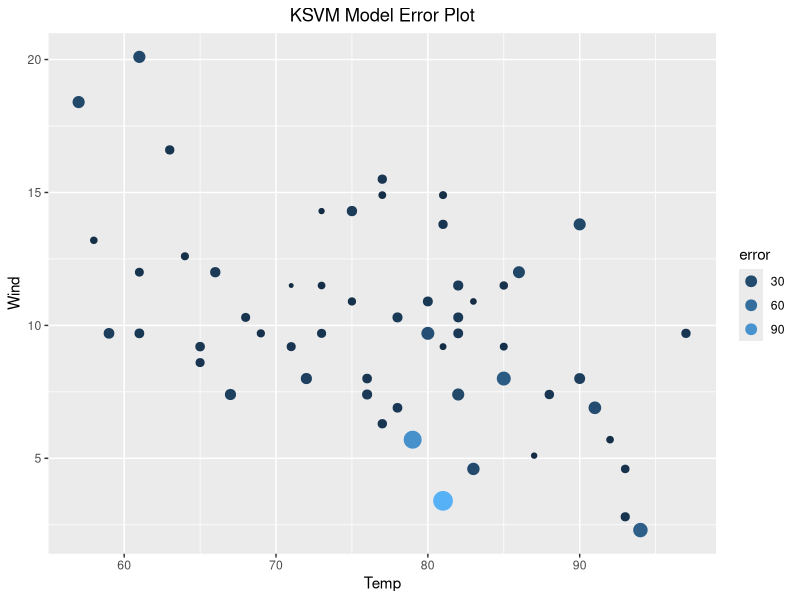
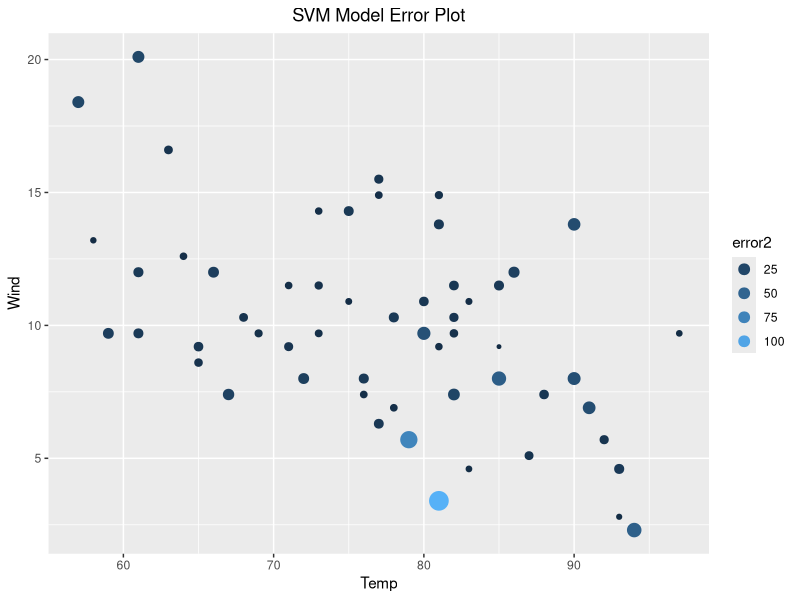
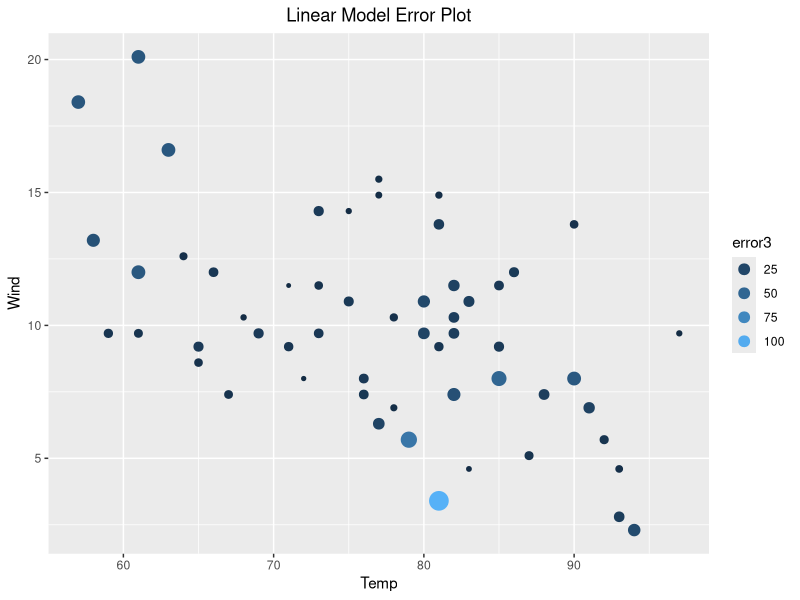
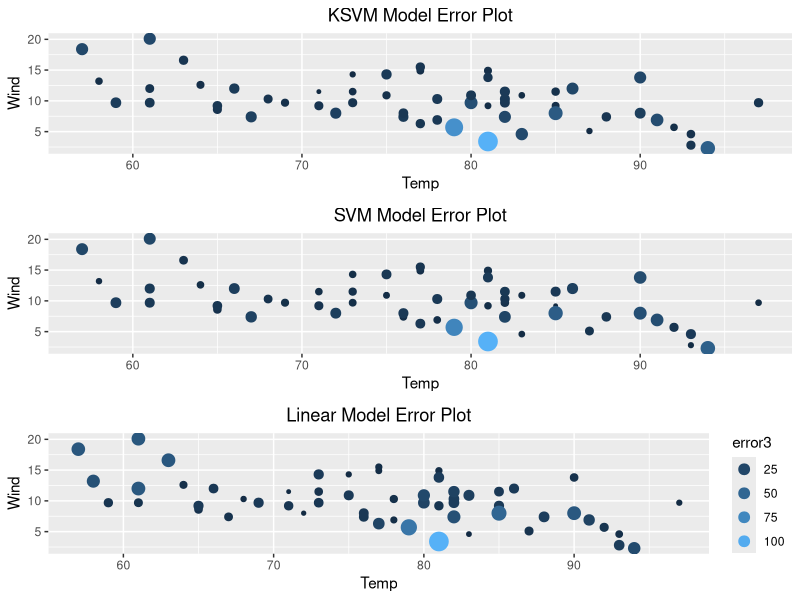
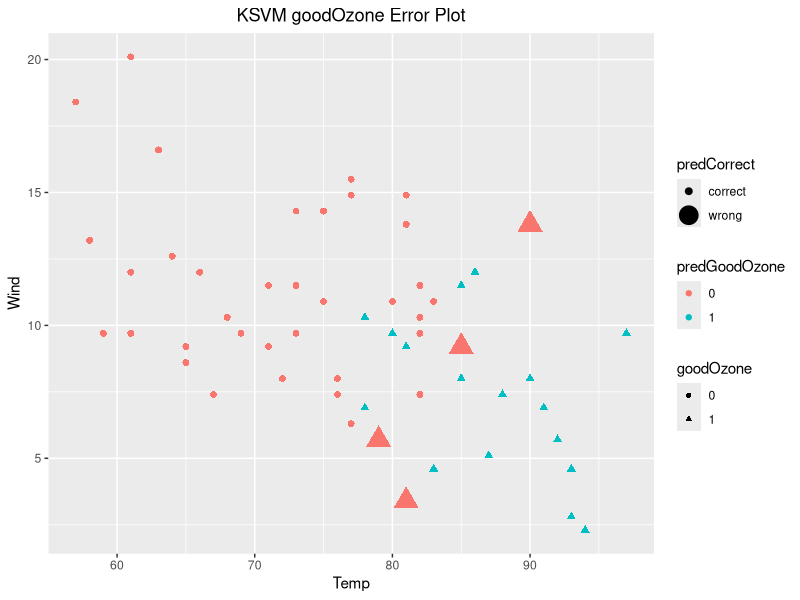
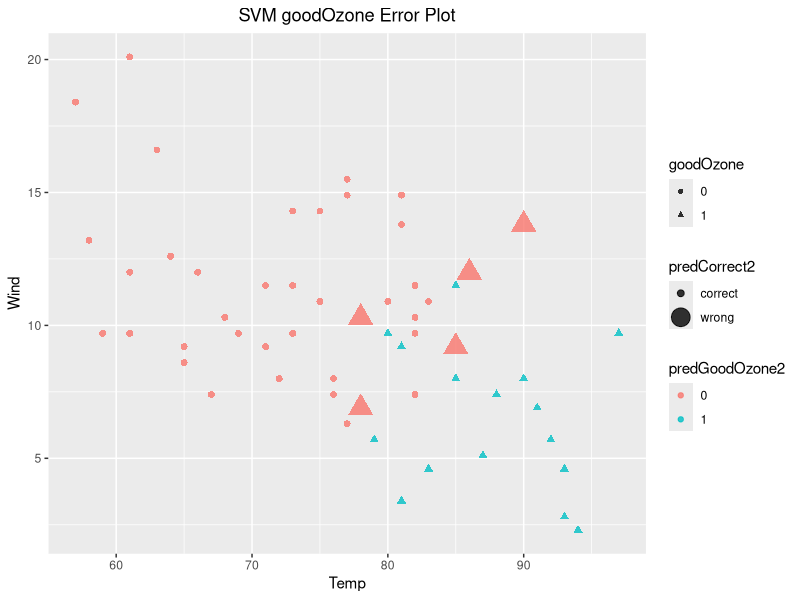
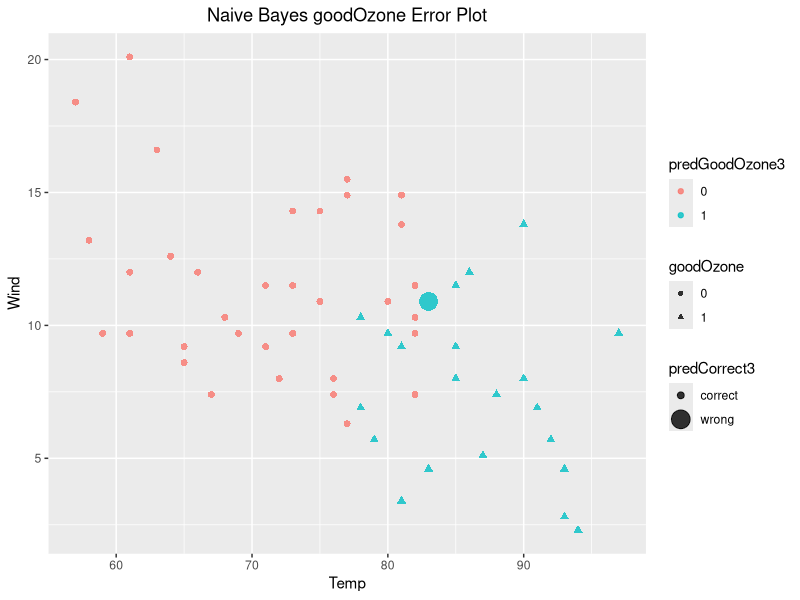
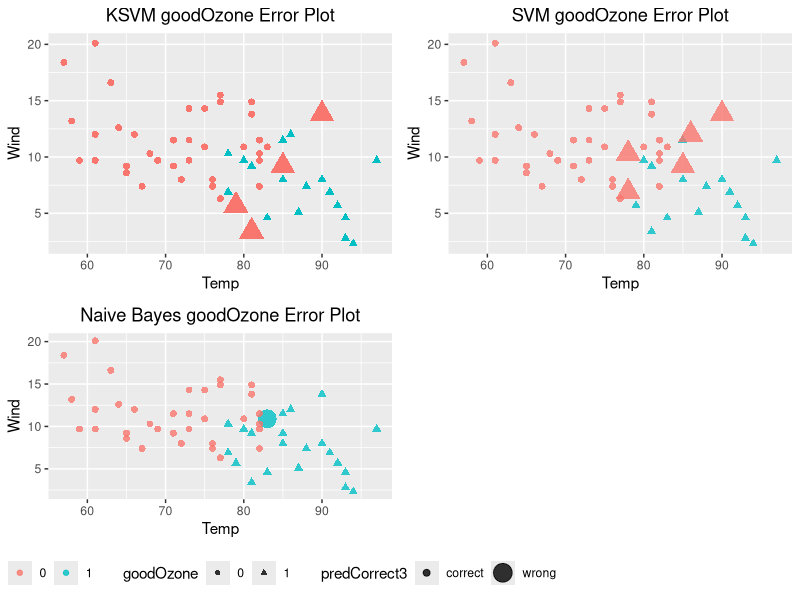

These charts were generated, in order, by the following R code:
## ---- chunk 1
knitr::opts_chunk$set(echo = TRUE)
## ---- chunk 2
library(ggplot2)
library(kernlab)
library(caTools)
library(e1071)
library(gridExtra)
## ---- chunk 3
df <- airquality
## ---- chunk 4
#remove rows with NA values
df2 <- df[complete.cases(df),]
head(df2)
## ---- chunk 5
#split into training and test
sample <- sample.split(df2,SplitRatio = .66)
train <- subset(df2, sample == TRUE)
test <- subset(df2, sample == FALSE)
## ---- chunk 6
head(train)
## ---- chunk 7
head(test)
## ---- chunk 8
#train support vector model with all attributes
svmOutput <- ksvm(Ozone ~ ., data = train, kernel = "rbfdot",kpar = "automatic",C = 5, cross = 3, prob.model = TRUE)
svmOutput
## ---- chunk 9
#test the model on the testing dataset
pred <- predict(svmOutput, test)
head(pred)
## ---- chunk 10
#add pred as a column to df2 
test$pred <- pred
head(test)
## ---- chunk 11
#add error column
test$error <- abs(test$Ozone - test$pred)
head(test)
## ---- chunk 12
#Compute Root Mean Squared Error
sumRootError <- sum((test$Ozone - test$pred)^2)
RMSE <- sqrt(sumRootError)
RMSE
## ---- chunk 13
KSVMplot <- ggplot(test, aes(x=Temp,y=Wind)) + geom_point(aes(size=error,color=error)) + 
  guides(colour = guide_legend(override.aes = list(size=2, stroke=1.5))) + ggtitle("KSVM Model Error Plot") + theme(plot.title = element_text(hjust = 0.5))
KSVMplot
## ---- chunk 14
#train support vector model with all attributes with e1071 package
svmOutput2 <- svm(Ozone ~ ., data = train, C = 5)
svmOutput2
## ---- chunk 15
#test the model on the testing dataset
pred2 <- predict(svmOutput2, test)
#add pred as a column to df2 
test$pred2 <- pred2
#add error column
test$error2 <- abs(test$Ozone - test$pred2)
head(test)
## ---- chunk 16
SVMplot <- ggplot(test, aes(x=Temp,y=Wind)) + geom_point(aes(size=error2,color=error2)) + 
  guides(colour = guide_legend(override.aes = list(size=2, stroke=1.5))) + ggtitle("SVM Model Error Plot") + theme(plot.title = element_text(hjust = 0.5))
SVMplot
## ---- chunk 17
#train linear model with all attributes with e1071 package
linearOutput <- lm(Ozone ~ ., data = train)
summary(linearOutput)
## ---- chunk 18
#test the model on the testing dataset
pred3 <- predict(linearOutput, test)
#add pred as a column to df2 
test$pred3 <- pred3
#add error column
test$error3 <- abs(test$Ozone - test$pred3)
head(test)
## ---- chunk 19
linearPlot <- ggplot(test, aes(x=Temp,y=Wind)) + geom_point(aes(size=error3,color=error3)) + 
  guides(colour = guide_legend(override.aes = list(size=2, stroke=1.5))) + ggtitle("Linear Model Error Plot") + theme(plot.title = element_text(hjust = 0.5))
linearPlot
## ---- chunk 20
#removing legend from two of the plots
KSVMplot <- KSVMplot + theme(legend.position='none')
SVMplot <- SVMplot + theme(legend.position='none')
#plot all charts using grid.arrange
grid.arrange(KSVMplot,SVMplot,linearPlot, nrow=3)
## ---- chunk 21
#find the mean Ozone
meanOzone <- mean(df2$Ozone)
meanOzone
## ---- chunk 22
#create the goodOzone variable in test and train datasets
test$goodOzone <- ifelse(test$Ozone >= meanOzone, 1, 0)
train$goodOzone <- ifelse(train$Ozone >= meanOzone, 1, 0)
#make the value a factor so it works properly for prediction
test$goodOzone <- as.factor(test$goodOzone)
train$goodOzone <- as.factor(train$goodOzone)
head(train)
## ---- chunk 23
#train support vector model with all attributes
svmOutput3 <- ksvm(goodOzone ~ ., data = train, kernel = "rbfdot",kpar = "automatic",C = 5, cross = 3, prob.model = TRUE)
svmOutput3
## ---- chunk 24
#test the model on the testing dataset
pred4 <- predict(svmOutput3, test)
#create results table
results <- table(pred4, test$goodOzone)
results
## ---- chunk 25
#find our error rate
totalCorrect <- results[1,1] + results[2,2]
totalCorrect/nrow(test)
## ---- chunk 26
#add pred value to test dataframe
test$predGoodOzone <- predict(svmOutput3, test)
#add variable for whether pred was correct
test$predCorrect <- ifelse(test$goodOzone == test$predGoodOzone, "correct", "wrong")
head(test)
## ---- chunk 27
svmGoodOzonePlot <- ggplot(test, aes(x= Temp, y=Wind)) + geom_point(aes(shape = goodOzone,color=predGoodOzone,size = predCorrect)) + ggtitle("KSVM goodOzone Error Plot") + theme(plot.title = element_text(hjust = 0.5))
svmGoodOzonePlot
## ---- chunk 28
#train support vector model with all attributes with e1071 package
svmOutput4 <- svm(goodOzone ~ ., data = train,C = 5, cross = 3, prob.model = TRUE)
svmOutput4
## ---- chunk 29
#test the model on the testing dataset
pred5 <- predict(svmOutput4, test)
#create results table
results <- table(pred5, test$goodOzone)
results
## ---- chunk 30
#add pred value to test dataframe
test$predGoodOzone2 <- predict(svmOutput4, test)
#add variable for whether pred was correct
test$predCorrect2 <- ifelse(test$goodOzone == test$predGoodOzone2, "correct", "wrong")
head(test)
## ---- chunk 31
svmGoodOzonePlot2 <- ggplot(test, aes(x= Temp, y=Wind)) + geom_point(aes(shape = goodOzone,color=predGoodOzone2,size = predCorrect2),alpha = .8) + ggtitle("SVM goodOzone Error Plot") + theme(plot.title = element_text(hjust = 0.5))
svmGoodOzonePlot2
## ---- chunk 32
#train naive bayes model with all attributes with e1071 package
naiveBayesModel <- naiveBayes(goodOzone ~ ., data = train)
naiveBayesModel 
## ---- chunk 33
#test the model on the testing dataset
pred6 <- predict(naiveBayesModel, test)
#create results table
results <- table(pred6, test$goodOzone)
results
## ---- chunk 34
#add pred value to test dataframe
test$predGoodOzone3 <- predict(naiveBayesModel, test)
#add variable for whether pred was correct
test$predCorrect3 <- ifelse(test$goodOzone == test$predGoodOzone3, "correct", "wrong")
head(test)
## ---- chunk 35
naiveBayesPlot <- ggplot(test, aes(x= Temp, y=Wind)) + geom_point(aes(shape = goodOzone,color=predGoodOzone3,size = predCorrect3),alpha = .8) + ggtitle("Naive Bayes goodOzone Error Plot") + theme(plot.title = element_text(hjust = 0.5)) 
naiveBayesPlot
## ---- chunk 36
#removing legend from two of the plots
svmGoodOzonePlot <- svmGoodOzonePlot + theme(legend.position='none')
svmGoodOzonePlot2 <- svmGoodOzonePlot2 + theme(legend.position='none')
naiveBayesPlot <- naiveBayesPlot + theme(legend.position='bottom')
#plot all charts using grid.arrange
grid.arrange(svmGoodOzonePlot,svmGoodOzonePlot2,naiveBayesPlot, nrow=2)
## ---- chunk 37
head(test)
## ---- chunk 38
#Compute Root Mean Squared Error for first 3 models on Ozone level
ksvmRMSE <- sqrt(sum((test$error)^2))
svmRMSE <- sqrt(sum((test$error2)^2))
lmRMSE <- sqrt(sum((test$error3)^2))
paste("RMSE of ksvmRMSE is", ksvmRMSE)
paste("RMSE of svmRMSE is", svmRMSE)
paste("RMSE of lmRMSE is", lmRMSE)
## ---- chunk 39
#create results tables
resultsKSVM <- table(pred4, test$goodOzone)
resultsSVM <- table(pred5, test$goodOzone)
resultsNaiveBayes <- table(pred6, test$goodOzone)
#find total correct for each
totalCorrectKSVM <- resultsKSVM[1,1] + resultsKSVM[2,2]
totalCorrectSVM <- resultsSVM[1,1] + resultsSVM[2,2]
totalCorrectNaiveBayes <- resultsNaiveBayes[1,1] + resultsNaiveBayes[2,2]
#find our percent correct
percentCorrectKSVM <- totalCorrectKSVM/nrow(test)
percentCorrectSVM <- totalCorrectSVM/nrow(test)
percentCorrectNaiveBayes <- totalCorrectNaiveBayes/nrow(test)
#print results
paste("Percent correct for KSVM is", round(percentCorrectKSVM * 100,1))
paste("Percent correct for SVM is", round(percentCorrectSVM * 100,1))
paste("Percent correct for Naive Bayes is", round(percentCorrectNaiveBayes * 100,1))
